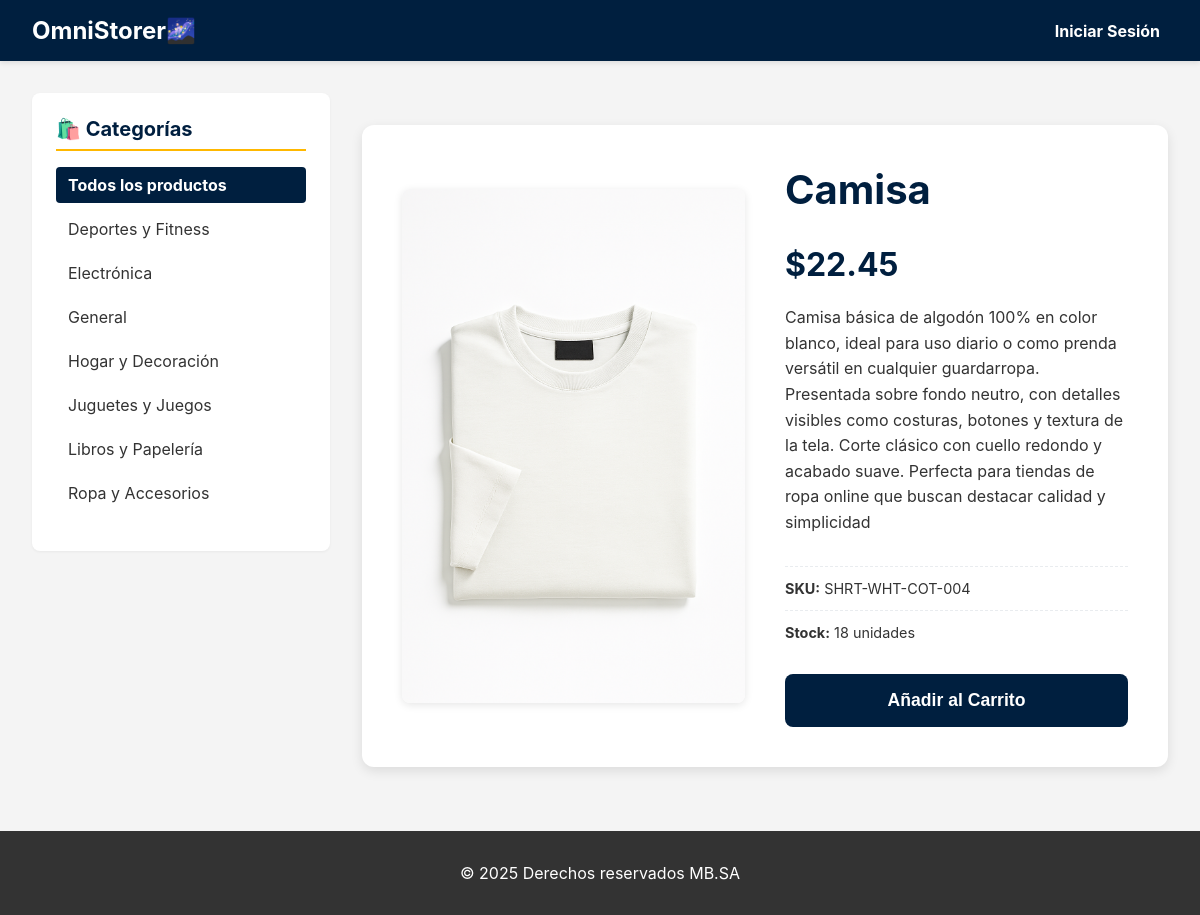
Before: /product/camisa/ with the older database file.
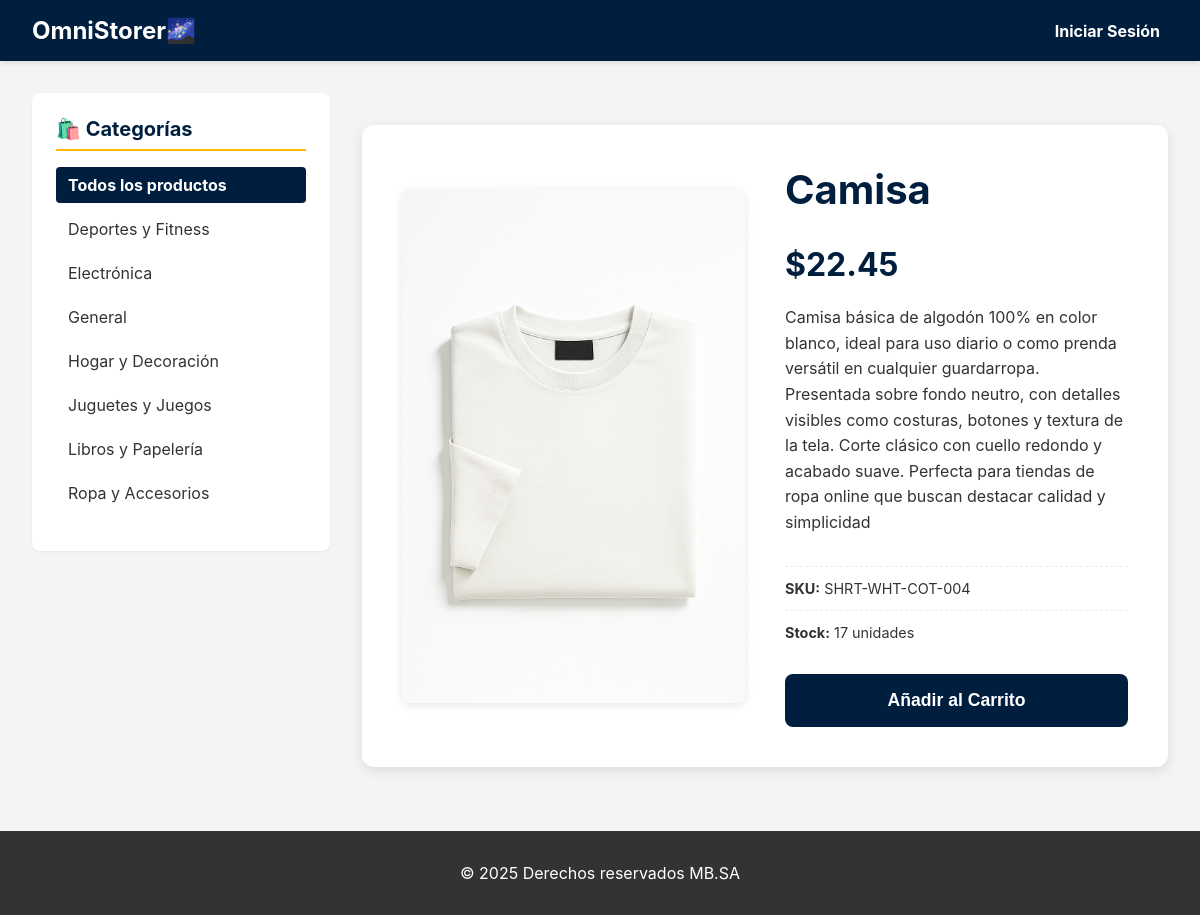
After: the same page with the newer database file.
### store/models.py (models this page shows, shortened)
class Product(models.Model):
    category = models.ForeignKey(
        Category,
        related_name='products',
        on_delete=models.CASCADE,
        db_index=True
    )
    name = models.CharField(max_length=200, db_index=True)
    slug = models.SlugField(max_length=200, db_index=True, unique=True)
    description = models.TextField(blank=True)
    price = models.DecimalField(max_digits=10, decimal_places=2)
    sku = models.CharField(max_length=50, unique=True)
    stock = models.IntegerField()
    available = models.BooleanField(default=True)
    image = models.ImageField(upload_to='products/%Y/%m/%d', blank=True)
    created = models.DateTimeField(auto_now_add=True)
    updated = models.DateTimeField(auto_now=True)
    class Meta:
        ordering = ('name',)
        verbose_name = 'producto'
        verbose_name_plural = 'productos'
        indexes = [
            Index(fields=['id', 'slug']),
        ]

### store/views.py (the view)
# urls.py: path('product/<slug:slug>/', views.product_detail, name='product_detail'),
def product_detail(request, slug):
    product = get_object_or_404(Product, slug=slug, available=True)
    cart_count = get_cart_count(request)
    categories = Category.objects.all()
    context = {
        'product': product,
        'cart_count': cart_count,
        'categories': categories,
    }
    return render(request, 'store/product_detail.html', context)

### store/views.py (called while the page is built)
def get_cart_count(request):
    cart = request.session.get('cart', {})
    return sum(item['quantity'] for item in cart.values())

### store/templates/store/product_detail.html (shortened to what this page needs)
{% extends 'base.html' %}
{% block content %}
<div class="product-container">
    <div class="product-image-section">
        <img src="{{ product.image.url }}" alt="{{ product.name }}" class="product-image">
    </div>
    <div class="product-details-section">
        <h1>{{ product.name }}</h1>
        <p class="price">${{ product.price|floatformat:2 }}</p>
        <p>{{ product.description }}</p>
        <p class="sku"><strong>SKU:</strong> {{ product.sku }}</p>
        <p class="stock"><strong>Stock:</strong> {{ product.stock }} unidades</p>
        <form hx-post="{% url 'add_to_cart' product.id %}" hx-target="#floating-message-container" hx-swap="innerHTML">
            <button type="submit" class="add-to-cart-button">Añadir al Carrito</button>
        </form>
    </div>
</div>
{% endblock %}

Changed rows visible on the page:
changed Product "Camisa": stock "18" → "17"
